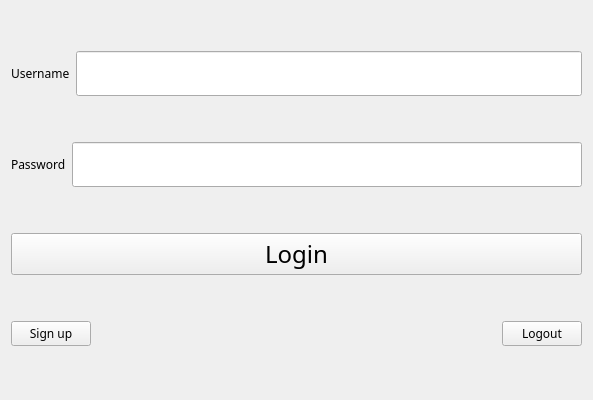
<?xml version="1.0" encoding="UTF-8"?>
<ui version="4.0">
 <class>NetDriveClass</class>
 <widget class="QWidget" name="NetDriveClass">
  <property name="geometry">
   <rect>
    <x>0</x>
    <y>0</y>
    <width>593</width>
    <height>400</height>
   </rect>
  </property>
  <property name="font">
   <font>
    <family>Malgun Gothic</family>
    <pointsize>20</pointsize>
   </font>
  </property>
  <property name="windowTitle">
   <string>NetDrive</string>
  </property>
  <layout class="QVBoxLayout" name="verticalLayout">
   <item>
    <layout class="QHBoxLayout" name="horizontalLayout">
     <item>
      <widget class="QLabel" name="labelName">
       <property name="font">
        <font>
         <family>Malgun Gothic</family>
         <pointsize>9</pointsize>
        </font>
       </property>
       <property name="text">
        <string>Username</string>
       </property>
      </widget>
     </item>
     <item>
      <widget class="QLineEdit" name="lineUname"/>
     </item>
    </layout>
   </item>
   <item>
    <layout class="QHBoxLayout" name="horizontalLayout_2">
     <item>
      <widget class="QLabel" name="labelPwd">
       <property name="font">
        <font>
         <family>Malgun Gothic</family>
         <pointsize>9</pointsize>
        </font>
       </property>
       <property name="text">
        <string>Password</string>
       </property>
      </widget>
     </item>
     <item>
      <widget class="QLineEdit" name="linePsd">
       <property name="echoMode">
        <enum>QLineEdit::Password</enum>
       </property>
      </widget>
     </item>
    </layout>
   </item>
   <item>
    <widget class="QPushButton" name="btnLogin">
     <property name="font">
      <font>
       <family>Malgun Gothic</family>
       <pointsize>18</pointsize>
      </font>
     </property>
     <property name="text">
      <string>Login</string>
     </property>
    </widget>
   </item>
   <item>
    <layout class="QHBoxLayout" name="horizontalLayout_3">
     <item>
      <widget class="QPushButton" name="btnSignup">
       <property name="font">
        <font>
         <family>Malgun Gothic</family>
         <pointsize>9</pointsize>
        </font>
       </property>
       <property name="text">
        <string>Sign up</string>
       </property>
      </widget>
     </item>
     <item>
      <spacer name="horizontalSpacer">
       <property name="orientation">
        <enum>Qt::Horizontal</enum>
       </property>
       <property name="sizeHint" stdset="0">
        <size>
         <width>40</width>
         <height>20</height>
        </size>
       </property>
      </spacer>
     </item>
     <item>
      <widget class="QPushButton" name="btnLogout">
       <property name="font">
        <font>
         <family>Malgun Gothic</family>
         <pointsize>9</pointsize>
        </font>
       </property>
       <property name="text">
        <string>Logout</string>
       </property>
      </widget>
     </item>
    </layout>
   </item>
  </layout>
 </widget>
 <layoutdefault spacing="6" margin="11"/>
 <resources>
  <include location="NetDrive.qrc"/>
 </resources>
 <connections/>
</ui>
